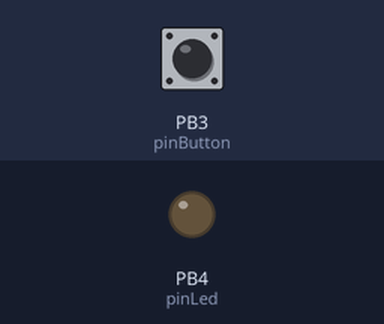
The sketch below on a simulated ATtiny85, built with avr-gcc and run on an emulated ATtiny85. Parts: output pins drawn as LEDs (lit = HIGH). The inputs (shaded band) are chosen by the test bench; at power-on: PB3 (pinButton) HIGH. Sleep ends after the set time or at an interrupt.

Above: at 1.2 s.
1.3 s: PB3 (pinButton) pulled LOW for 0.15 s
At 1.45 s:
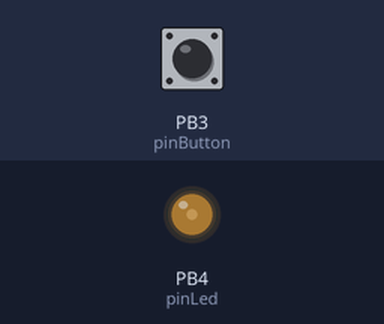
At 2.71 s:
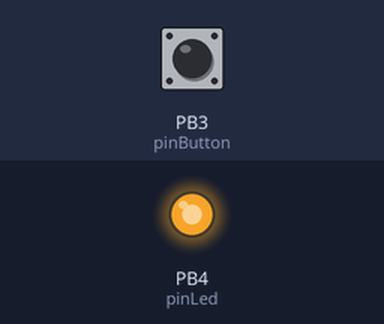
Timing chart, 0 to 10.3 s (numbered marks = the images above; inputs shaded):
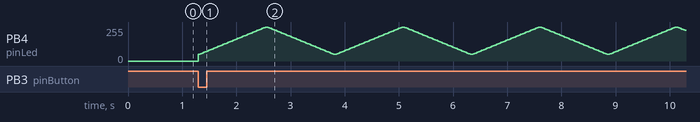

The sketch:

TipAndPulse.ino
```cpp
#include <Ports.h>
#include <avr/interrupt.h>

const int pinLed = 4;
const int pinButton = 3;

// 2460ms pulse
const int pulseDelay = 30;
const int fadeChangeRate = 5;

// 5 minutes
const int numPulses = 24 * 5;

int numRemainingPulses = 0;

#ifndef sbi
#define sbi(sfr, bit) (_SFR_BYTE(sfr) |= _BV(bit))
#endif

void setup() {
  pinMode(pinLed, OUTPUT);
  installInterrupt();
}

void loop() {
  activateLedPulses();
  Sleepy::powerDown();
}

void activateLedPulses() {
  while (numRemainingPulses > 0) {
    if (digitalRead(pinButton) == LOW) numRemainingPulses--;
    pulseLed();
  }
  digitalWrite(pinLed, LOW);
}

void pulseLed() {
  for(int fadeValue = 50 ; fadeValue <= 255; fadeValue += fadeChangeRate) {
    analogWrite(pinLed, fadeValue);
    delay(pulseDelay);
  }
  for(int fadeValue = 255 ; fadeValue >= 50; fadeValue -= fadeChangeRate) {
    analogWrite(pinLed, fadeValue);
    delay(pulseDelay);
  }
}

void installInterrupt() {
  sbi(PCMSK, pinButton);
  sbi(GIMSK, PCIE);
}

ISR(PCINT0_vect) {
  numRemainingPulses = numPulses;
}
```
